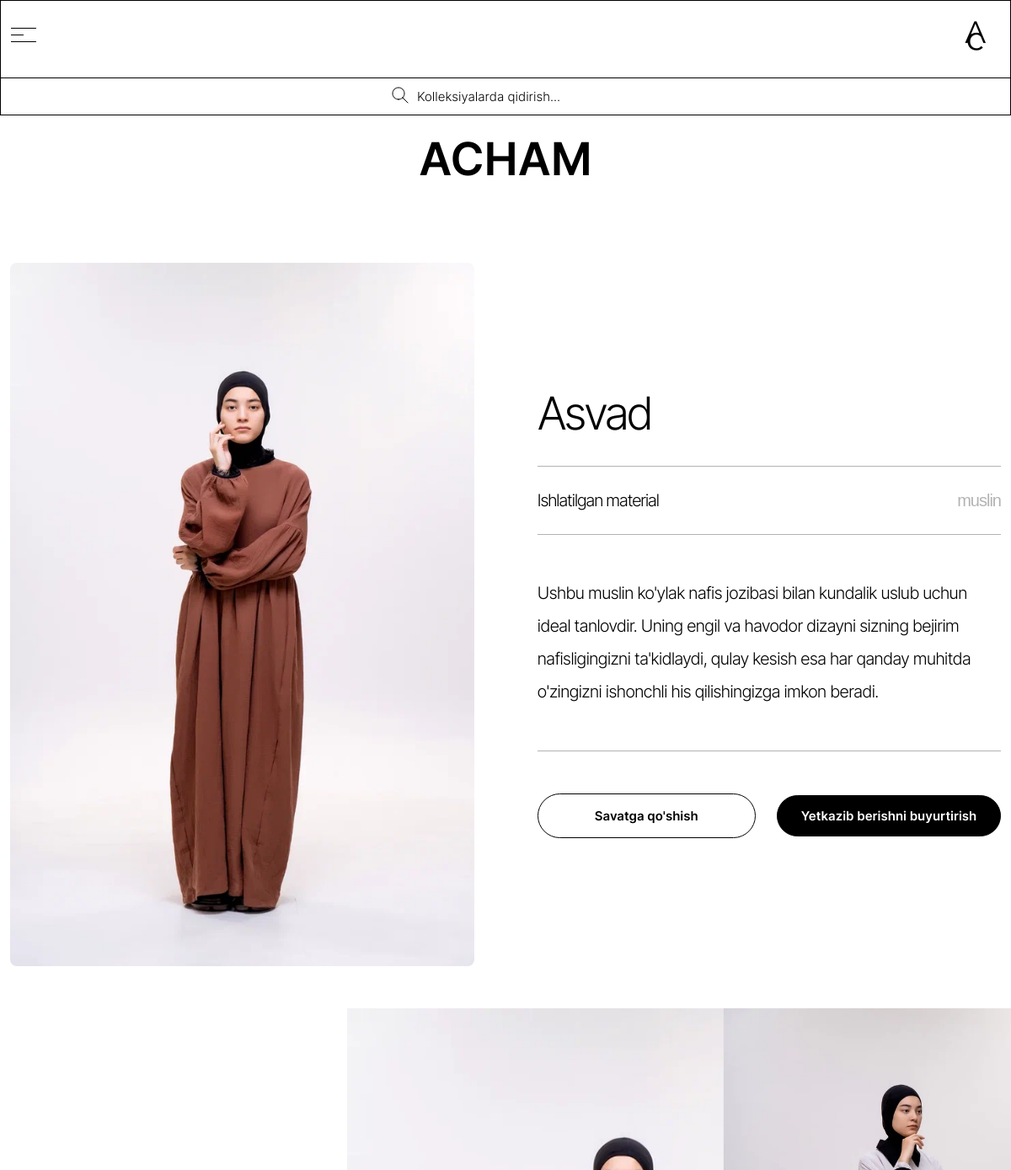
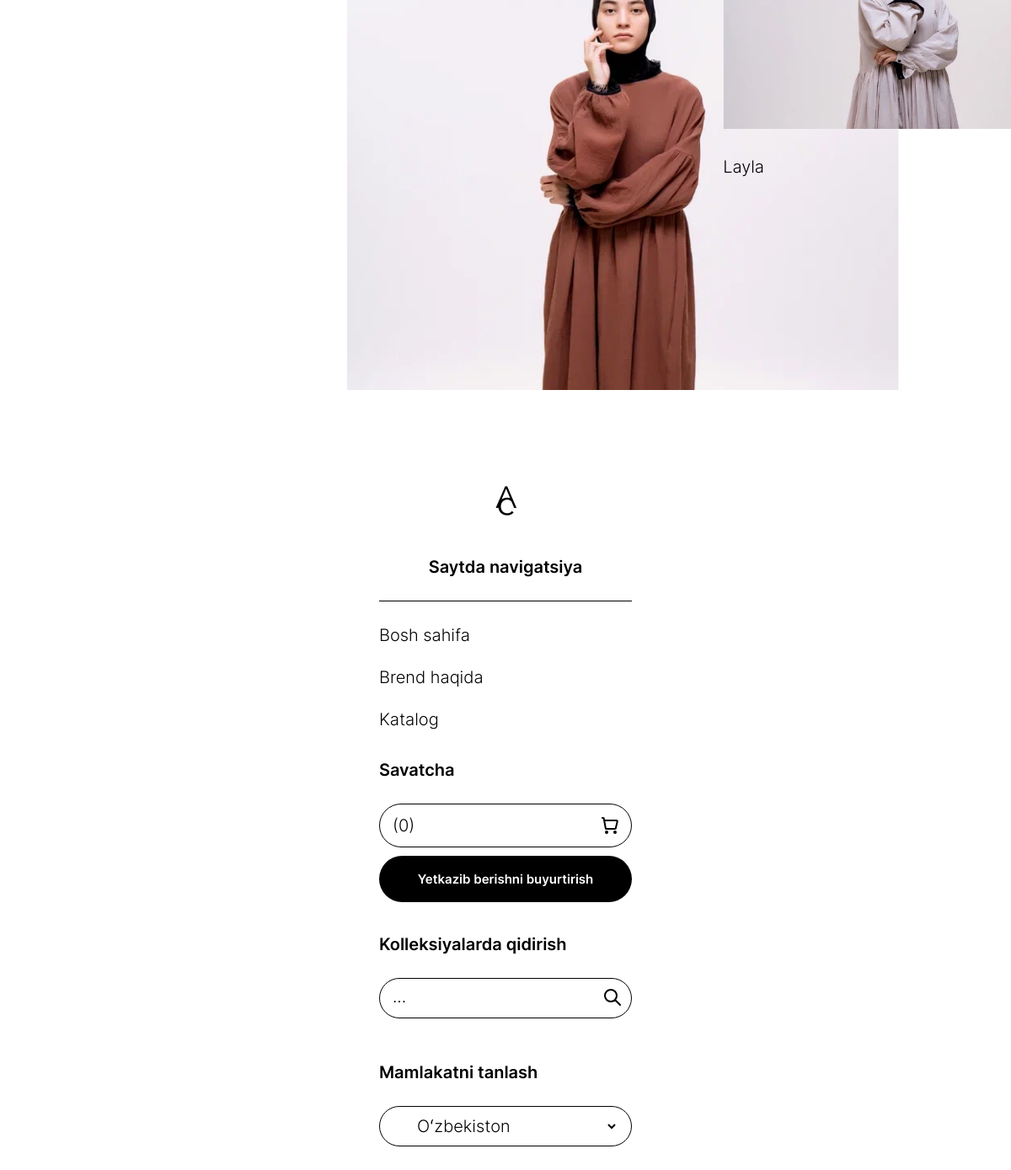
The app's page /third_page_uz/23 with its own data (2 pictures, top to bottom).
### backend/models.py (models this page shows, shortened)
class Item(models.Model):
    name = models.CharField(max_length=150, null=True, blank=True, verbose_name='Название товара')
    description = models.TextField(null=True, blank=True, verbose_name='Описание товара')
    name_en = models.CharField(max_length=150, null=True, blank=True, verbose_name='Название товара {en}')
    description_en = models.TextField(null=True, blank=True, verbose_name='Описание товара {en}')
    name_uz = models.CharField(max_length=150, null=True, blank=True, verbose_name='Название товара {uz}')
    description_uz = models.TextField(null=True, blank=True, verbose_name='Описание товара {uz}')
    material = models.ForeignKey(Material, on_delete=models.CASCADE, verbose_name='Материал товара')
    collection = models.ForeignKey(Collection, on_delete=models.CASCADE, verbose_name='Коллекция товара',
                                   related_name='items')
    image = models.ImageField(upload_to='images', verbose_name='Фото товара')
    price = models.DecimalField(max_digits=10, decimal_places=2, null=True, blank=True, verbose_name='Цена товара')
    def get_image(self):
        try:
            return self.image.url
        except:
            return ''
    class Meta:
        verbose_name = 'Товар'
        verbose_name_plural = 'Товары'

class Material(models.Model):
    name = models.CharField(max_length=150, null=True, blank=True, verbose_name='Название материала')
    name_en = models.CharField(max_length=150, null=True, blank=True, verbose_name='Название материала {en}')
    name_uz = models.CharField(max_length=150, null=True, blank=True, verbose_name='Название материала {uz}')
    class Meta:
        verbose_name = 'Материал'
        verbose_name_plural = 'Материалы'

### backend/views.py (the view)
# urls.py: path('third_page_uz/<int:pk>', third_page_uz, name='third_page_uz'),
def third_page_uz(request, pk):
    item = Item.objects.get(pk=pk)
    collection = Collection.objects.get(pk=item.collection.pk)
    items = Item.objects.filter(collection=collection)
    context = {
        'item': item,
        'items': items
    }
    return render(request, 'third_page_uz.html', context)

### backend/cart.py (called while the page is built)
    def __len__(self):
        return sum(item['quantity'] for item in self.cart.values())

    def get_total_price(self):
        return sum(Decimal(item['price']) * item['quantity'] for item in
                   self.cart.values())

### backend/context_processors.py (called while the page is built)
def cart(request):
    return {'cart': Cart(request)}

### backend/views.py (called while the page is built)
def cart_form_processor(request):
    return {
            'cart_form': CartForm(),
            'cart_form_en': CartFormEn(),
            'cart_form_uz': CartFormUz()
            }

### backend/templates/third_page_uz.html (shortened to what this page needs)
{% extends 'base_uz.html' %}
{% load static %}
{% block main %}
{% include 'components/header/_header_other_uz.html' %}
<main class="swiper-main">
        <div class="main__card">
            <div class="container">
                <div class="main__card-info">
                    <div class="main__card-info--img">
                        <img src="{{ item.get_image }}" alt="">
                    </div>
                    <div class="main__card-info--info">
                        <h2 class="main__card-info--info---title">{{ item.name_uz }}</h2>
                        <div class="main__card-info--info---material">
                            <span>Ishlatilgan material</span>
                            <span>{{ item.material.name_uz }}</span>
                        </div>
                        <p class="main__card-info--info---text">{{ item.description_uz }}</p>
                        <div class="main__card-info--info---btns">
                            <form action="{% url 'cart_add_uz' item.id %}" method="post" style="width: 100%;">
                                <input type="submit"  value="Savatga qo'shish" class="btn1">
                            </form>
                            <a href="#" class="btn2">Yetkazib berishni buyurtirish</a>
                        </div>
                    </div>
                </div>
            </div>
        </div>
        <div class="swiper mySwiper">
            <div class="swiper-wrapper">
                {% for swiper_item in items %}
                <div class="swiper-slide">
                    <div class="swiper-slide-img-c" onclick="document.location.href='{% url 'third_page_uz' swiper_item.pk %}'">
                        <img src="{{ swiper_item.get_image }}" />
                    </div>
                    <div class="swiper-slide--text-b">
                        <span class="swiper-slide--text">{{ swiper_item.name_uz }}</span>
                    </div>
                </div>
                {% endfor %}
            </div>
        </div>
    </main>
{% endblock main %}

### static/style/style.css (style rules this page uses)
:root { --ml: "Montserrat-Light"; --mli: "Montserrat-LightItalic"; --msb: "Montserrat-SemiBold"; --cen: "Century", sans-serif; }
html { overflow-x: hidden !important; }
body { font-family: var(--ml); -webkit-user-select: none; -moz-user-select: none; -ms-user-select: none; user-select: none; }
input, button, textarea, select { font-family: inherit; }
.swiper-slide--text { font-size: 20px; font-family: var(--ml); }
.main__card { width: 100%; display: -webkit-box; display: -ms-flexbox; display: flex; -webkit-box-pack: center; -ms-flex-pack: center; justify-content: center; -webkit-box-align: center; -ms-flex-align: center; align-items: center; }
.main__card-info { display: -webkit-box; display: -ms-flexbox; display: flex; -webkit-box-pack: justify; -ms-flex-pack: justify; justify-content: space-between; -webkit-box-align: center; -ms-flex-align: center; align-items: center; width: 100%; gap: 75px; margin-top: 100px; }
.main__card-info--img { width: 100%; border-radius: 8px; overflow: hidden; display: -webkit-box; display: -ms-flexbox; display: flex; -webkit-box-pack: center; -ms-flex-pack: center; justify-content: center; -webkit-box-align: center; -ms-flex-align: center; align-items: center; }
.main__card-info--img img { width: 100%; -o-object-fit: cover; object-fit: cover; }
.main__card-info--info { display: -webkit-box; display: -ms-flexbox; display: flex; -webkit-box-orient: vertical; -webkit-box-direction: normal; -ms-flex-direction: column; flex-direction: column; -webkit-box-pack: center; -ms-flex-pack: center; justify-content: center; -webkit-box-align: center; -ms-flex-align: center; align-items: center; width: 100%; }
.main__card-info--info---title { width: 100%; display: -webkit-box; display: -ms-flexbox; display: flex; -webkit-box-pack: start; -ms-flex-pack: start; justify-content: start; -webkit-box-align: start; -ms-flex-align: start; align-items: flex-start; font-family: var(--mli); letter-spacing: -4px; font-size: 54px; padding: 0 0 35px 0; border-bottom: 1px solid rgba(0, 0, 0, 0.3); }
.main__card-info--info---material { display: -webkit-box; display: -ms-flexbox; display: flex; -webkit-box-pack: justify; -ms-flex-pack: justify; justify-content: space-between; -webkit-box-align: center; -ms-flex-align: center; align-items: center; width: 100%; padding: 30px 0; border-bottom: 1px solid rgba(0, 0, 0, 0.3); }
.main__card-info--info---material span:first-of-type { color: #000; font-family: var(--mli); letter-spacing: -1.5px; font-size: 20px; }
.main__card-info--info---material span:last-of-type { color: rgba(0, 0, 0, 0.3); font-family: var(--cen); letter-spacing: -1px; font-size: 20px; font-style: normal; }
.main__card-info--info---text { padding: 50px 0; border-bottom: 1px solid rgba(0, 0, 0, 0.3); font-size: 20px; line-height: 195%; font-family: var(--mli); letter-spacing: -1px; }
.main__card-info--info---btns { width: 100%; display: -webkit-box; display: -ms-flexbox; display: flex; -webkit-box-pack: justify; -ms-flex-pack: justify; justify-content: space-between; -webkit-box-align: center; -ms-flex-align: center; align-items: center; margin: 50px 0 0 0; gap: 25px; }
.btn1 { font-size: 15px; text-align: center; width: 100%; padding: 16px 5px; border: 1px solid #000; font-family: var(--msb); color: #000; background: #fff; -webkit-transition: all .5s; -o-transition: all .5s; transition: all .5s; border-radius: 50px; }
.btn2 { font-size: 15px; text-align: center; width: 100%; padding: 16px 5px; background: #000; font-family: var(--msb); border: 1px solid #000; color: #fff; -webkit-transition: all .5s; -o-transition: all .5s; transition: all .5s; border-radius: 50px; }
.swiper-main { display: -webkit-box; display: -ms-flexbox; display: flex; -webkit-box-orient: vertical; -webkit-box-direction: normal; -ms-flex-direction: column; flex-direction: column; -webkit-box-pack: center; -ms-flex-pack: center; justify-content: center; -webkit-box-align: center; -ms-flex-align: center; align-items: center; }

### records on screen
Item: get_image (picture), name_uz "Asvad", material.name_uz "muslin", description_uz "Ushbu muslin ko'ylak nafis jozibasi bilan kundalik uslub uchun ideal tanlovdir. Uning engil va havodor dizayni sizning bejirim nafisligingizni ta'kidlaydi, qulay kesish esa har qanday muhitda o'zingizni ishonchli his qilishingizga imkon beradi."
Item: get_image (picture), name_uz "Layla"

### other values on screen
{{ cart|length }} "0"
